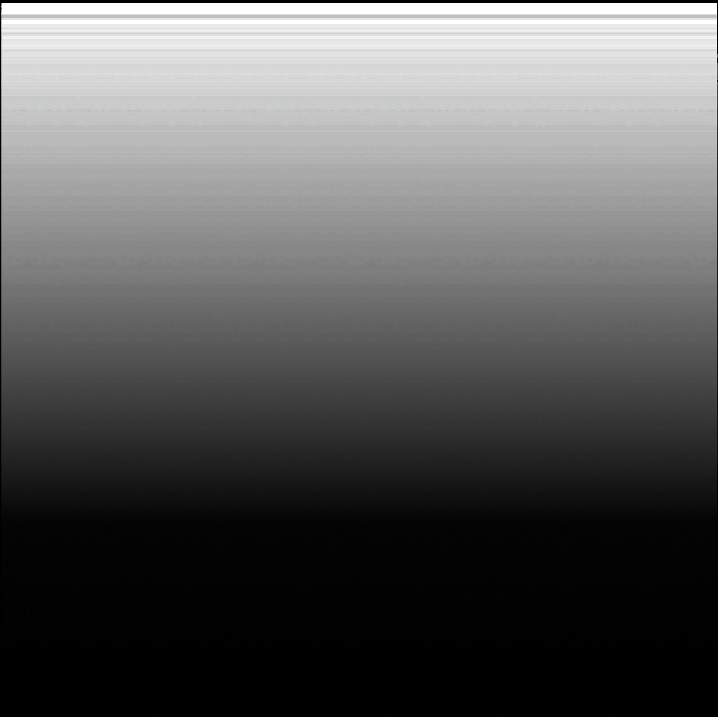
#> input picture gradient.png, 718 x 717 px
$ jupyter execute chap142.ipynb
#> lines starting #> are read from the running program, lines starting #| are printed output that depends on the picture; after the words box and inside, x2 and y2 are one past the last pixel; in counts of white or black regions, pixels touching at a corner belong together
# Chap 1.4.2
Image Thresholding

[cell 1]
import cv2
import numpy as np
from matplotlib import pyplot as plt

[cell 2]
img = cv2.imread('gradient.png',0)
#> img: shape (717, 718); min 0, max 255, mean 92.1
ret,thresh1 = cv2.threshold(img,127,255,cv2.THRESH_BINARY)
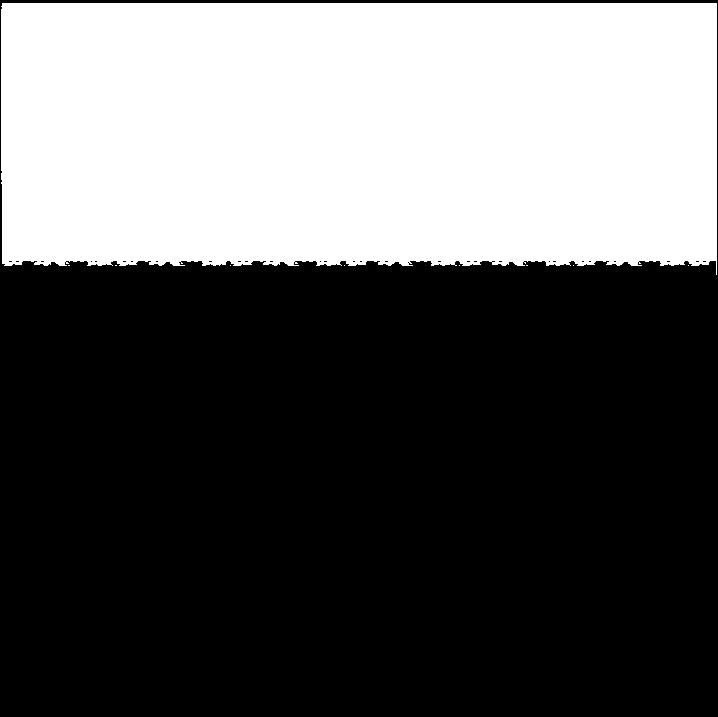
#> thresh1: shape (717, 718); 36.2% white; 9 white regions (8 under 20 px), largest, box (x1, y1, x2, y2) and area: (1, 3, 717, 275) 186573
ret,thresh2 = cv2.threshold(img,127,255,cv2.THRESH_BINARY_INV)
ret,thresh3 = cv2.threshold(img,127,255,cv2.THRESH_TRUNC)
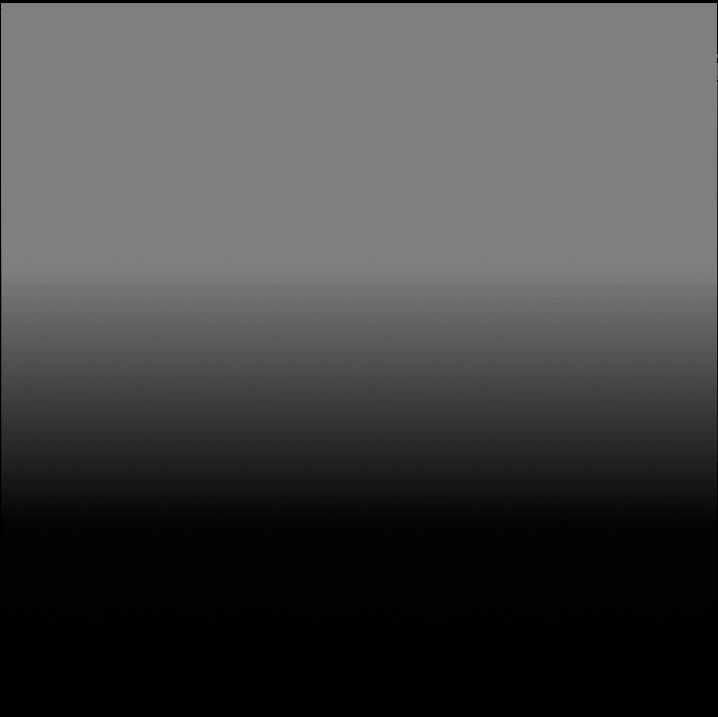
#> thresh3: shape (717, 718); min 0, max 127, mean 70
ret,thresh4 = cv2.threshold(img,127,255,cv2.THRESH_TOZERO)
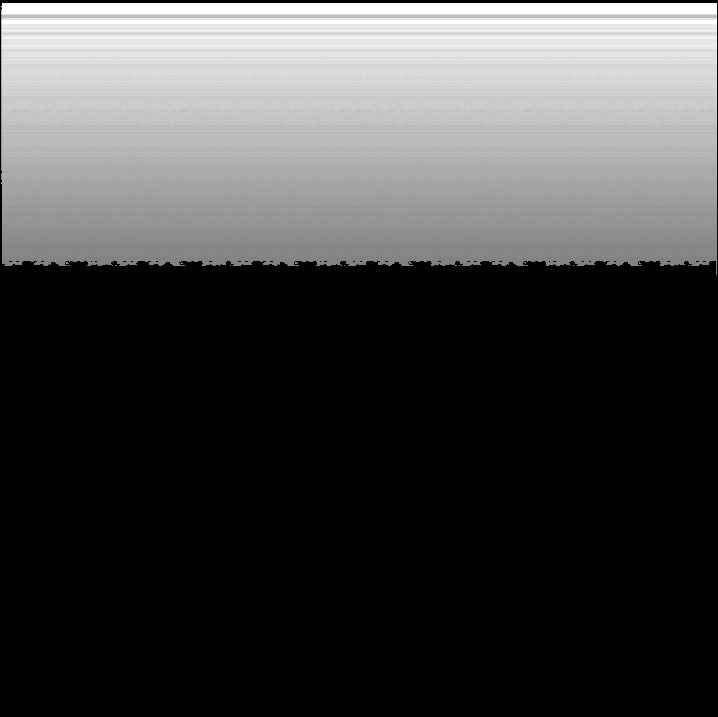
#> thresh4: shape (717, 718); min 0, max 255, mean 68.1
ret,thresh5 = cv2.threshold(img,127,255,cv2.THRESH_TOZERO_INV)
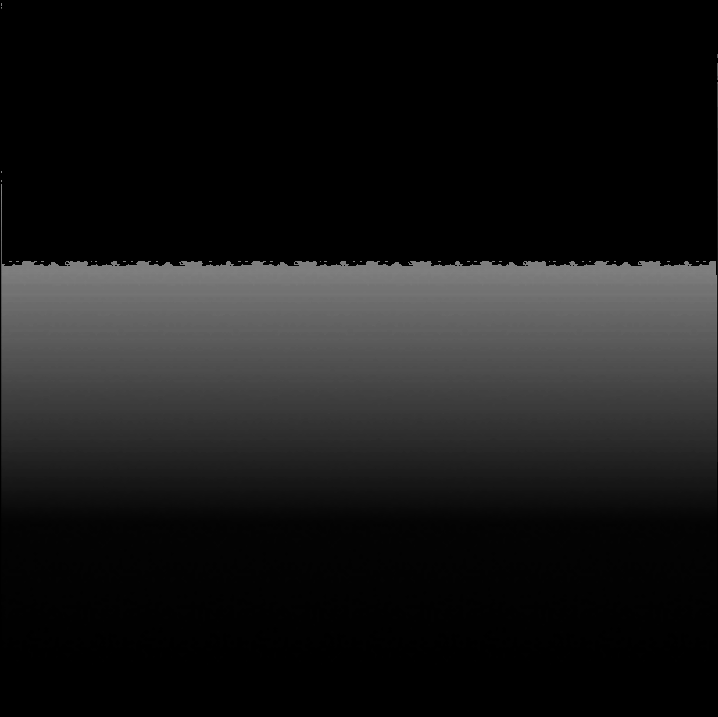
#> thresh5: shape (717, 718); min 0, max 127, mean 24

titles = ['Original Image','BINARY','BINARY_INV','TRUNC','TOZERO','TOZERO_INV']
images = [img, thresh1, thresh2, thresh3, thresh4, thresh5]

for i in range(6):
    plt.subplot(2,3,i+1),plt.imshow(images[i],'gray')
    plt.title(titles[i])
    plt.xticks([]),plt.yticks([])
plt.show()

[cell 3]
img = cv2.imread('sIMG_2168.jpg',0)
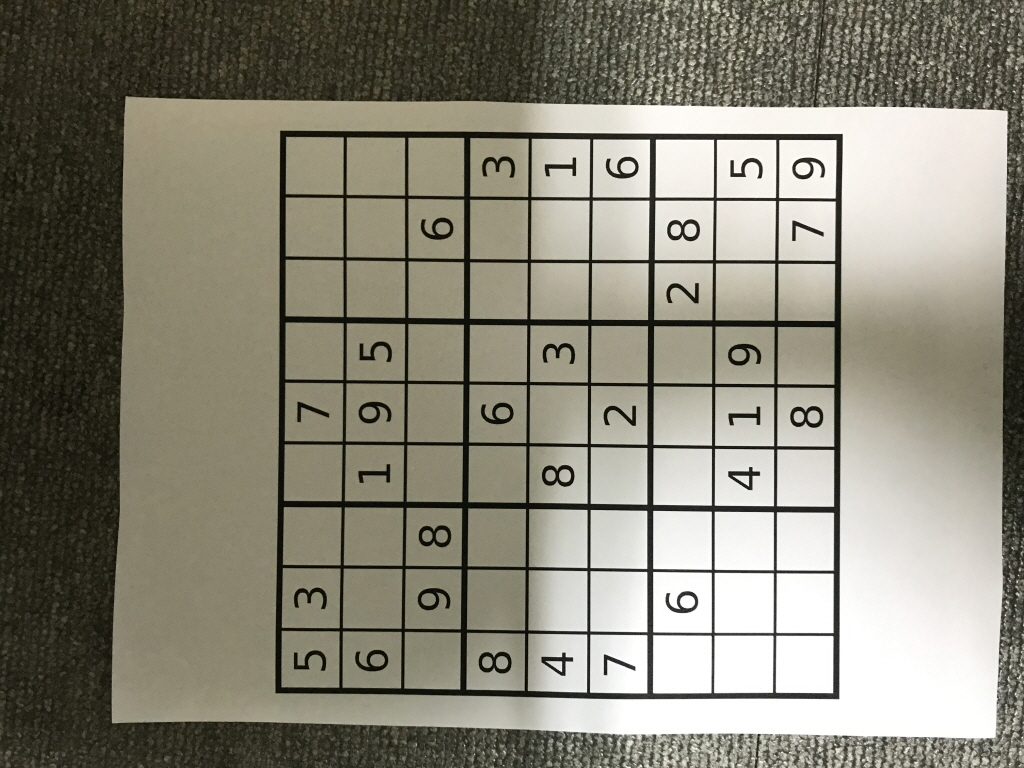
#> input picture sIMG_2168.jpg, 1024 x 768 px
#> img: shape (768, 1024); min 2, max 255, mean 133.4
img = cv2.medianBlur(img,5)

ret,th1 = cv2.threshold(img,127,255,cv2.THRESH_BINARY)
#> th1: shape (768, 1024); 64% white; 152 black regions (71 under 20 px), largest, box (x1, y1, x2, y2) and area: (0, 0, 1024, 768) 217949, (275, 130, 843, 699) 51300, (418, 525, 452, 548) 458
th2 = cv2.adaptiveThreshold(img,255,cv2.ADAPTIVE_THRESH_MEAN_C, cv2.THRESH_BINARY,11,2)
#> th2: shape (768, 1024); 77.9% white; 1908 black regions (1496 under 20 px), largest, box (x1, y1, x2, y2) and area: (90, 0, 1024, 768) 53601, (275, 131, 843, 699) 49735, (715, 733, 975, 768) 3942

th3 = cv2.adaptiveThreshold(img,255,cv2.ADAPTIVE_THRESH_GAUSSIAN_C,cv2.THRESH_BINARY,11,2)
#> th3: shape (768, 1024); 80.8% white; 1998 black regions (1327 under 20 px), largest, box (x1, y1, x2, y2) and area: (275, 131, 843, 699) 48667, (99, 0, 1024, 768) 40749, (747, 734, 899, 768) 1958

[cell 4]
titles = ['Original Image', 'Global Thresholding (v = 127)',
'Adaptive Mean Thresholding', 'Adaptive Gaussian Thresholding']
images = [img, th1, th2, th3]

for i in range(4):
    plt.subplot(2,2,i+1),plt.imshow(images[i],'gray')
    plt.title(titles[i])
    plt.xticks([]),plt.yticks([])
plt.show()

[cell 5]
img = cv2.imread('sIMG_2168.png',0)

ret1,th1 = cv2.threshold(img,127,255,cv2.THRESH_BINARY)
#> th1: shape (768, 1024); 64.3% white; 1651 black regions (1570 under 20 px), largest, box (x1, y1, x2, y2) and area: (0, 0, 1024, 768) 212105, (274, 130, 843, 699) 51327, (831, 735, 897, 768) 840

ret2,th2 = cv2.threshold(img,0,255,cv2.THRESH_BINARY+cv2.THRESH_OTSU)
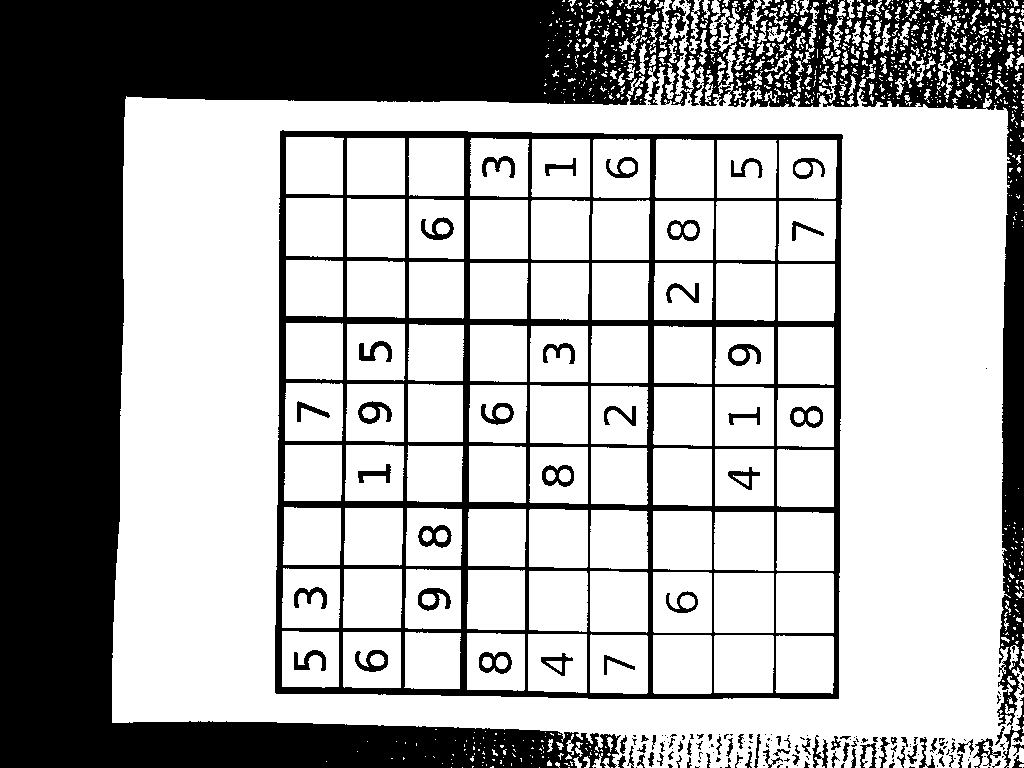
#> th2: shape (768, 1024); 66.7% white; 234 black regions (139 under 20 px), largest, box (x1, y1, x2, y2) and area: (0, 0, 1024, 768) 200577, (275, 130, 843, 699) 48421, (418, 525, 452, 548) 399
#> ret2 = 111

blur = cv2.GaussianBlur(img,(5,5),0)
ret3,th3 = cv2.threshold(blur,0,255,cv2.THRESH_BINARY+cv2.THRESH_OTSU)
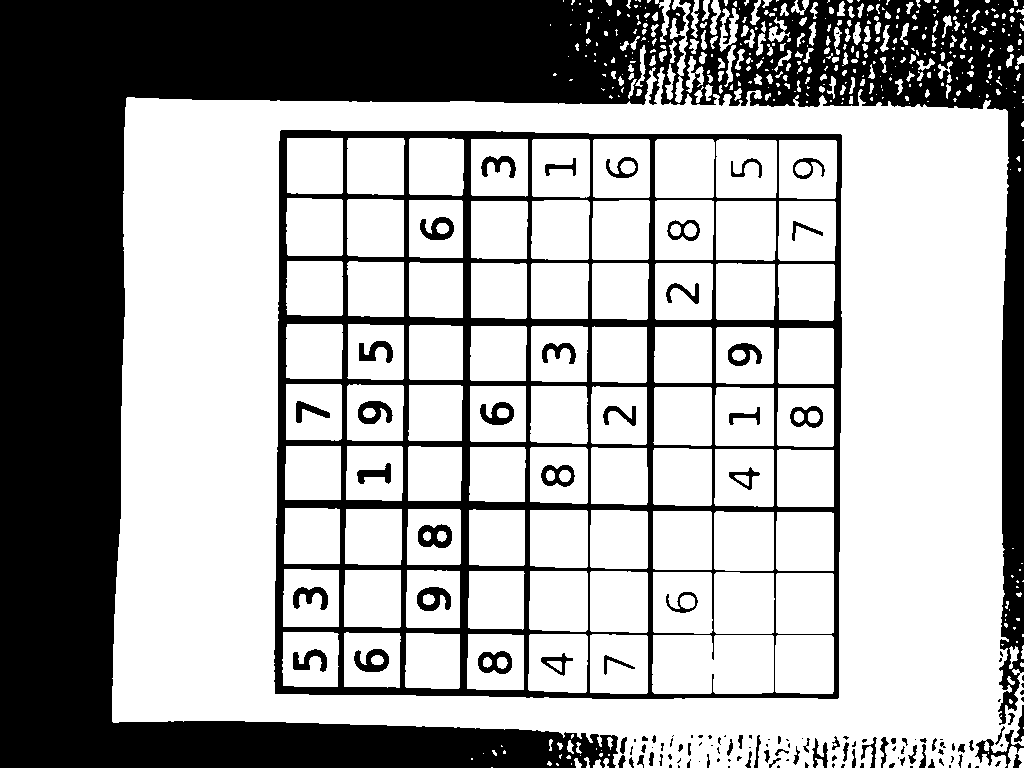
#> th3: shape (768, 1024); 65.2% white; 144 black regions (64 under 20 px), largest, box (x1, y1, x2, y2) and area: (0, 0, 1024, 768) 206060, (274, 130, 842, 699) 54281, (418, 524, 452, 548) 532
#> ret3 = 115

[cell 6]
images = [img, 0, th1,
img, 0, th2,
blur, 0, th3]

titles = ['Original Noisy Image','Histogram','Global Thresholding (v=127)',
'Original Noisy Image','Histogram',"Otsu's Thresholding",
'Gaussian filtered Image','Histogram',"Otsu's Thresholding"]

for i in range(3):
    plt.subplot(3,3,i*3+1),plt.imshow(images[i*3],'gray')
    plt.title(titles[i*3]), plt.xticks([]), plt.yticks([])
    plt.subplot(3,3,i*3+2),plt.hist(images[i*3].ravel(),256)
    plt.title(titles[i*3+1]), plt.xticks([]), plt.yticks([])
    plt.subplot(3,3,i*3+3),plt.imshow(images[i*3+2],'gray')
    plt.title(titles[i*3+2]), plt.xticks([]), plt.yticks([])
plt.show()
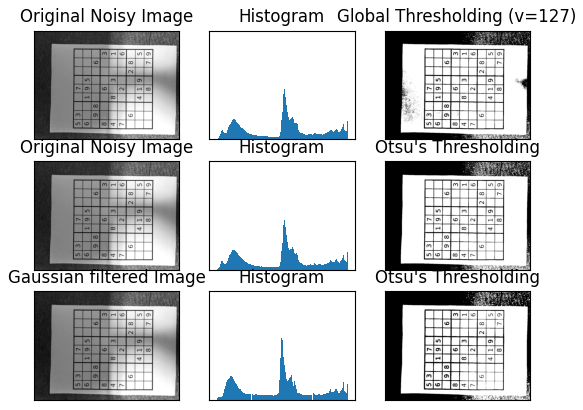
#> figure drawn by matplotlib, 9 panels
